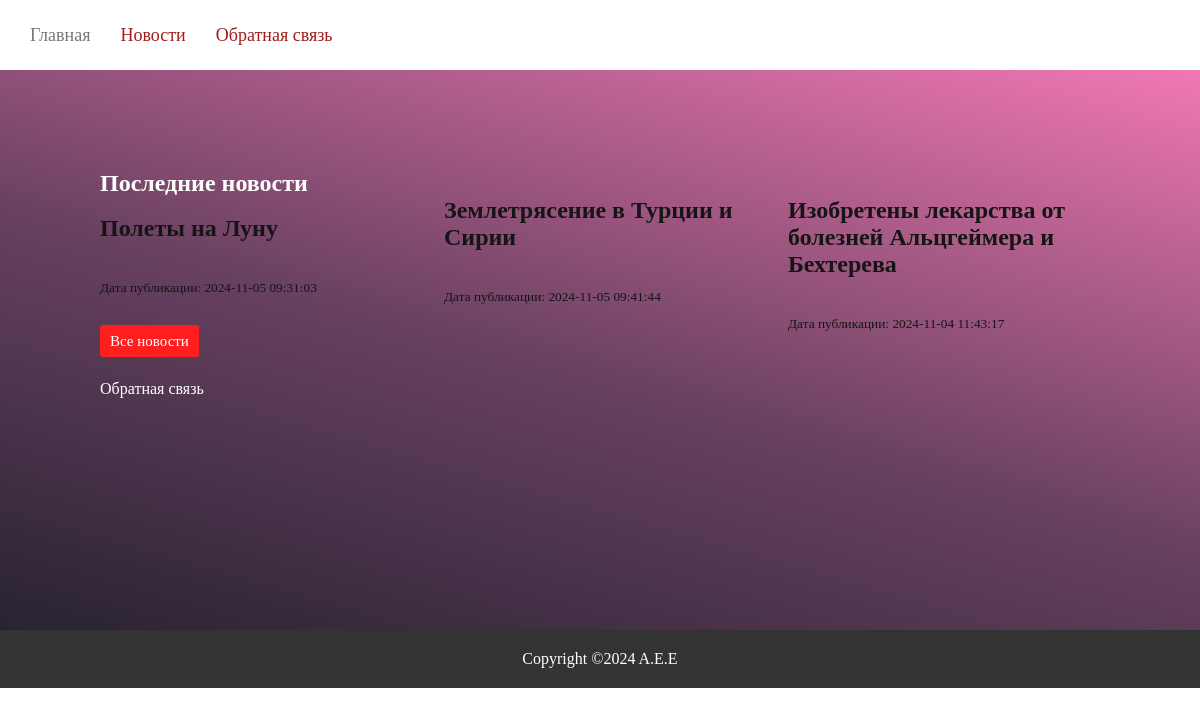
/page/index.php, run on the app's committed database.
### tables this page shows
CREATE TABLE `news12` (
  `id` int(11) NOT NULL,
  `title` text NOT NULL,
  `text` text NOT NULL,
  `date` datetime NOT NULL
);

### newspor/lastnews.php (the view)
<?php
include_once "connect.php";
$stmt = $pdo->query("SELECT id, title, date FROM news12 LIMIT 3");
if ($stmt->rowCount() > 0) {
    while ($row = $stmt->fetch(PDO::FETCH_ASSOC)) {
        echo "<br>"."<h2>" . htmlspecialchars($row['title']) . "</h2>"."<br>";
        echo "<br>"."<small>Дата публикации: " . $row['date'] . "</small>"."<br>";
    }
} else {
    echo "Новостей нет.";
}
?>

### page/style.css (style rules this page uses)
* { margin: 0; padding: 0; box-sizing: border-box; }

### data on the page
news12: title "Полеты на Луну", date "2024-11-05 09:31:03"
news12: title "Землетрясение в Турции и Сирии", date "2024-11-05 09:41:44"
news12: title "Изобретены лекарства от болезней Альцгеймера и Бехтерева", date "2024-11-04 11:43:17"
